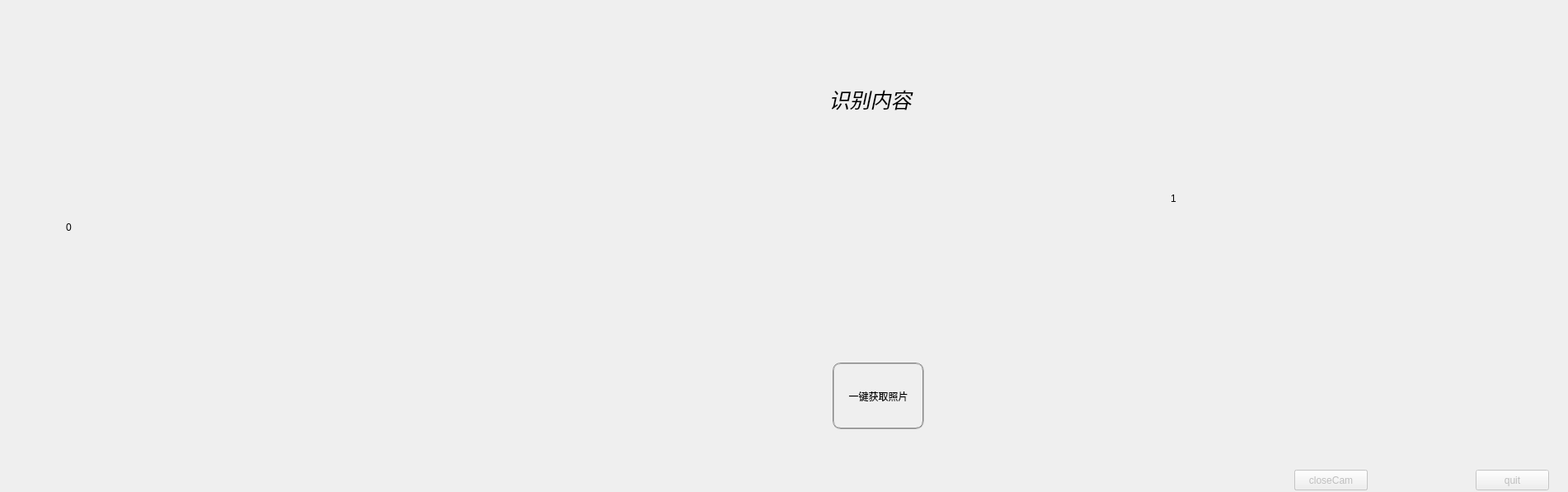
<?xml version="1.0" encoding="UTF-8"?>
<ui version="4.0">
 <class>camaraGet</class>
 <widget class="QWidget" name="camaraGet">
  <property name="geometry">
   <rect>
    <x>0</x>
    <y>0</y>
    <width>1902</width>
    <height>597</height>
   </rect>
  </property>
  <property name="windowTitle">
   <string>camaraGet</string>
  </property>
  <property name="styleSheet">
   <string notr="true">background-image: url(:/beijing.jpeg);</string>
  </property>
  <widget class="QLabel" name="label">
   <property name="geometry">
    <rect>
     <x>80</x>
     <y>50</y>
     <width>511</width>
     <height>451</height>
    </rect>
   </property>
   <property name="styleSheet">
    <string notr="true"/>
   </property>
   <property name="text">
    <string>0</string>
   </property>
  </widget>
  <widget class="QLabel" name="label_2">
   <property name="geometry">
    <rect>
     <x>1420</x>
     <y>40</y>
     <width>451</width>
     <height>401</height>
    </rect>
   </property>
   <property name="text">
    <string>1</string>
   </property>
  </widget>
  <widget class="QPushButton" name="open">
   <property name="enabled">
    <bool>false</bool>
   </property>
   <property name="geometry">
    <rect>
     <x>1570</x>
     <y>570</y>
     <width>89</width>
     <height>25</height>
    </rect>
   </property>
   <property name="text">
    <string>open</string>
   </property>
  </widget>
  <widget class="QPushButton" name="pic">
   <property name="enabled">
    <bool>false</bool>
   </property>
   <property name="geometry">
    <rect>
     <x>1570</x>
     <y>570</y>
     <width>89</width>
     <height>25</height>
    </rect>
   </property>
   <property name="text">
    <string>takePic</string>
   </property>
  </widget>
  <widget class="QPushButton" name="closeCam">
   <property name="enabled">
    <bool>false</bool>
   </property>
   <property name="geometry">
    <rect>
     <x>1570</x>
     <y>570</y>
     <width>89</width>
     <height>25</height>
    </rect>
   </property>
   <property name="text">
    <string>closeCam</string>
   </property>
  </widget>
  <widget class="QLabel" name="label_3">
   <property name="geometry">
    <rect>
     <x>790</x>
     <y>70</y>
     <width>531</width>
     <height>101</height>
    </rect>
   </property>
   <property name="font">
    <font>
     <family>URW Gothic L</family>
     <pointsize>19</pointsize>
     <italic>true</italic>
    </font>
   </property>
   <property name="styleSheet">
    <string notr="true">border-image: url(:/7cf9c54872532eabf12da13f1284f052.png);</string>
   </property>
   <property name="text">
    <string>&lt;html&gt;&lt;head/&gt;&lt;body&gt;&lt;p align=&quot;center&quot;&gt;识别内容&lt;/p&gt;&lt;/body&gt;&lt;/html&gt;</string>
   </property>
   <property name="alignment">
    <set>Qt::AlignCenter</set>
   </property>
  </widget>
  <widget class="QPushButton" name="mixbutton">
   <property name="geometry">
    <rect>
     <x>1010</x>
     <y>440</y>
     <width>111</width>
     <height>81</height>
    </rect>
   </property>
   <property name="styleSheet">
    <string notr="true">border:2px groove gray;border-radius:10px;padding:2px 4px</string>
   </property>
   <property name="text">
    <string>一键获取照片</string>
   </property>
  </widget>
  <widget class="QPushButton" name="tuichu">
   <property name="enabled">
    <bool>false</bool>
   </property>
   <property name="geometry">
    <rect>
     <x>1790</x>
     <y>570</y>
     <width>89</width>
     <height>25</height>
    </rect>
   </property>
   <property name="text">
    <string>quit</string>
   </property>
  </widget>
  <widget class="QLabel" name="beijing">
   <property name="geometry">
    <rect>
     <x>0</x>
     <y>0</y>
     <width>1901</width>
     <height>601</height>
    </rect>
   </property>
   <property name="styleSheet">
    <string notr="true">background-image: url(:/beijing.jpg);
selection-color: qradialgradient(spread:pad, cx:0.5, cy:0.5, radius:0.5, fx:0.5, fy:0.5, stop:0 rgba(255, 255, 255, 255), stop:0.1 rgba(255, 255, 255, 255), stop:0.2 rgba(255, 176, 176, 167), stop:0.3 rgba(255, 151, 151, 92), stop:0.4 rgba(255, 125, 125, 51), stop:0.5 rgba(255, 76, 76, 205), stop:0.52 rgba(255, 76, 76, 205), stop:0.6 rgba(255, 180, 180, 84), stop:1 rgba(255, 255, 255, 0));
border-right-color: qconicalgradient(cx:0, cy:0, angle:135, stop:0 rgba(255, 255, 0, 69), stop:0.375 rgba(255, 255, 0, 69), stop:0.423533 rgba(251, 255, 0, 145), stop:0.45 rgba(247, 255, 0, 208), stop:0.477581 rgba(255, 244, 71, 130), stop:0.518717 rgba(255, 218, 71, 130), stop:0.55 rgba(255, 255, 0, 255), stop:0.57754 rgba(255, 203, 0, 130), stop:0.625 rgba(255, 255, 0, 69), stop:1 rgba(255, 255, 0, 69));
border-top-color: qradialgradient(spread:pad, cx:0.5, cy:0.5, radius:0.5, fx:0.5, fy:0.5, stop:0 rgba(255, 235, 235, 206), stop:0.35 rgba(255, 188, 188, 80), stop:0.4 rgba(255, 162, 162, 80), stop:0.425 rgba(255, 132, 132, 156), stop:0.44 rgba(252, 128, 128, 80), stop:1 rgba(255, 255, 255, 0));
border-color: qradialgradient(spread:pad, cx:0.5, cy:0.5, radius:0.5, fx:0.5, fy:0.5, stop:0 rgba(255, 235, 235, 206), stop:0.35 rgba(255, 188, 188, 80), stop:0.4 rgba(255, 162, 162, 80), stop:0.425 rgba(255, 132, 132, 156), stop:0.44 rgba(252, 128, 128, 80), stop:1 rgba(255, 255, 255, 0));</string>
   </property>
   <property name="text">
    <string/>
   </property>
   <property name="alignment">
    <set>Qt::AlignCenter</set>
   </property>
  </widget>
  <widget class="QLabel" name="label_4">
   <property name="geometry">
    <rect>
     <x>50</x>
     <y>10</y>
     <width>561</width>
     <height>541</height>
    </rect>
   </property>
   <property name="styleSheet">
    <string notr="true">border-image: url(:/371510ac4da8f9604597bbaf891cff76.png);</string>
   </property>
   <property name="text">
    <string/>
   </property>
  </widget>
  <widget class="QLabel" name="label_5">
   <property name="geometry">
    <rect>
     <x>1400</x>
     <y>0</y>
     <width>491</width>
     <height>481</height>
    </rect>
   </property>
   <property name="styleSheet">
    <string notr="true">border-image: url(:/371510ac4da8f9604597bbaf891cff76.png);</string>
   </property>
   <property name="text">
    <string/>
   </property>
  </widget>
  <widget class="QLabel" name="label_6">
   <property name="geometry">
    <rect>
     <x>630</x>
     <y>20</y>
     <width>181</width>
     <height>181</height>
    </rect>
   </property>
   <property name="text">
    <string/>
   </property>
  </widget>
  <zorder>beijing</zorder>
  <zorder>label</zorder>
  <zorder>label_2</zorder>
  <zorder>open</zorder>
  <zorder>pic</zorder>
  <zorder>closeCam</zorder>
  <zorder>label_3</zorder>
  <zorder>mixbutton</zorder>
  <zorder>tuichu</zorder>
  <zorder>label_4</zorder>
  <zorder>label_5</zorder>
  <zorder>label_6</zorder>
 </widget>
 <layoutdefault spacing="6" margin="11"/>
 <resources/>
 <connections/>
</ui>
